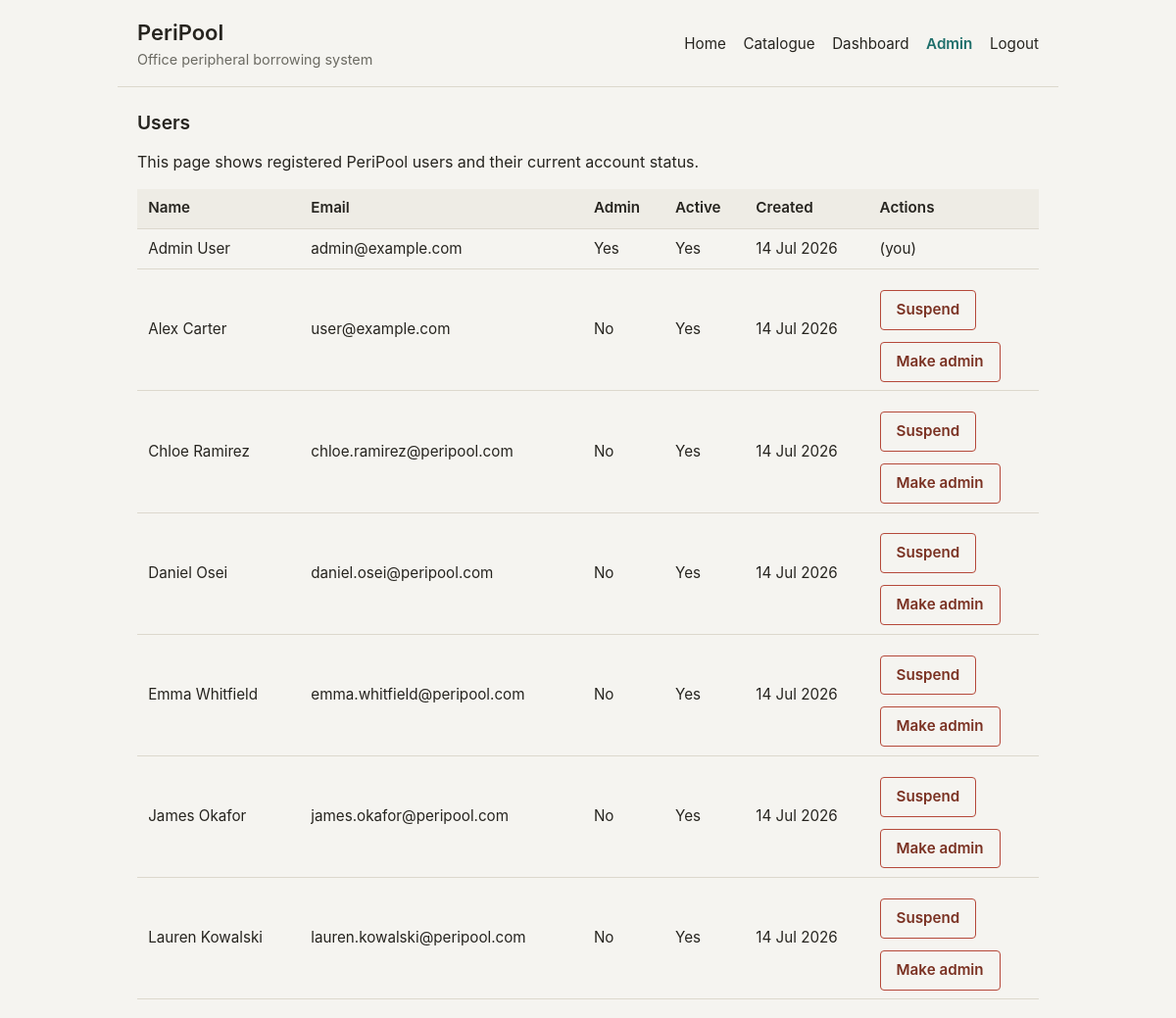
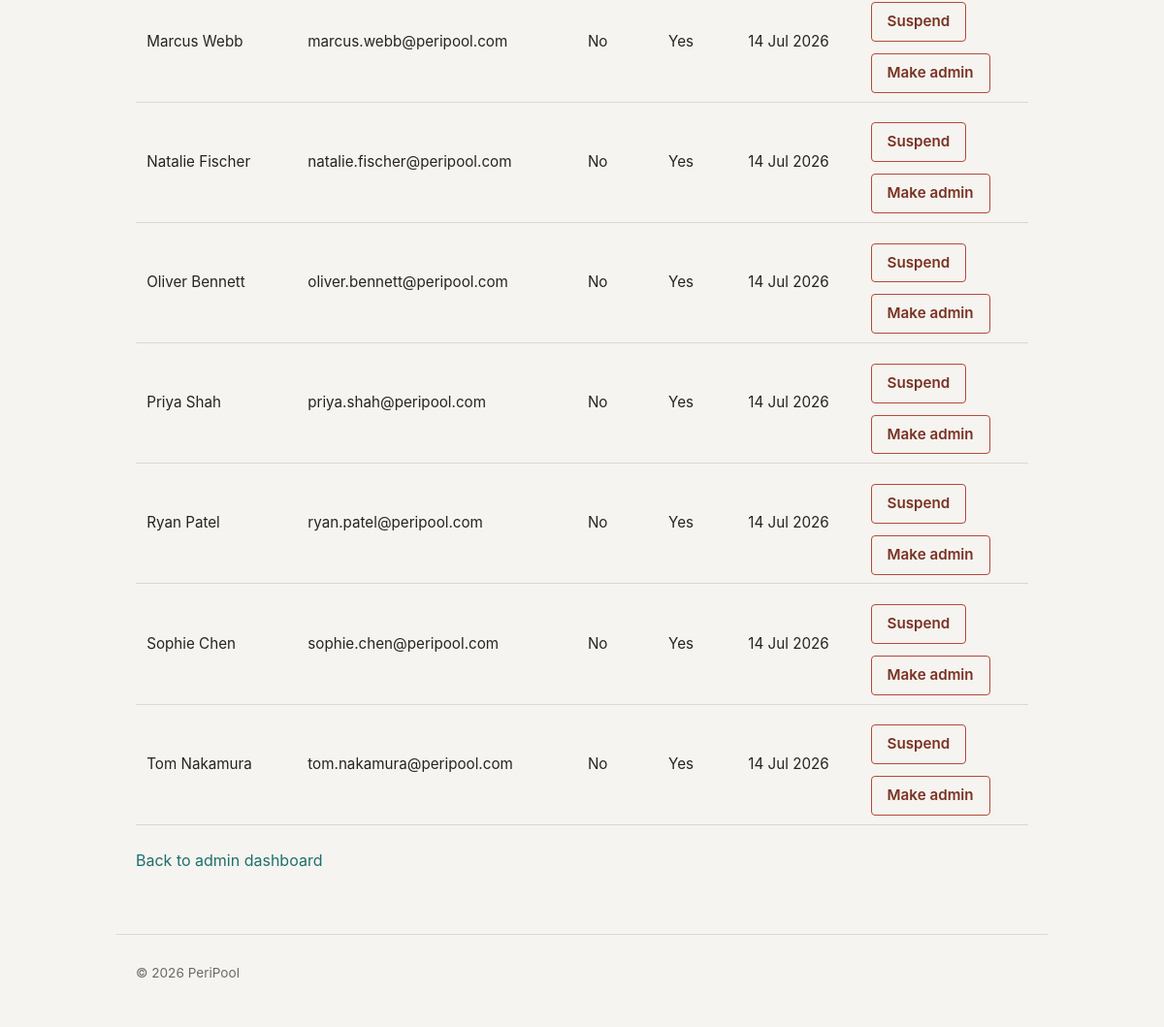
/admin/users (signed in), run on an earlier commit of the app's database (2 pictures, top to bottom).
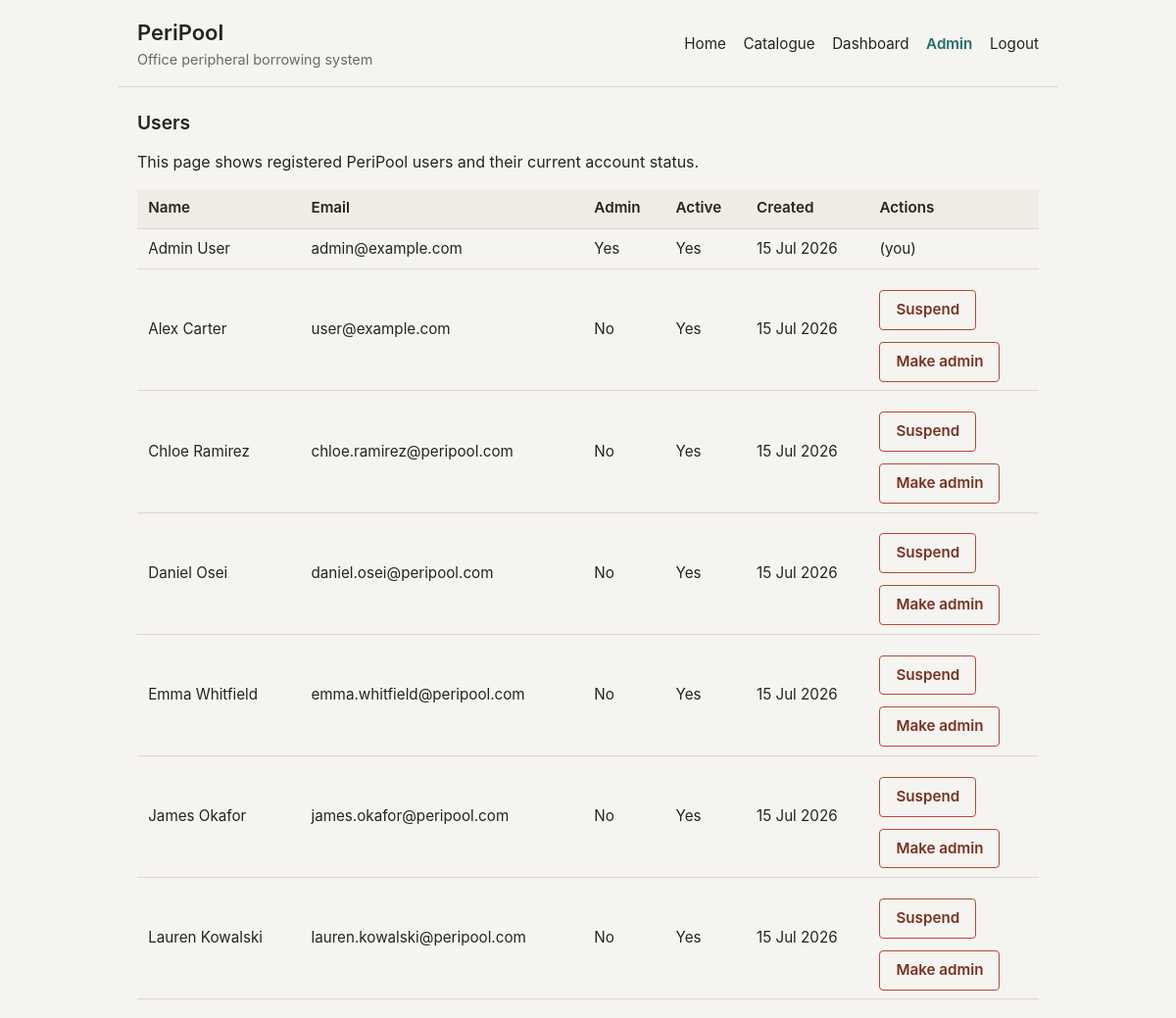
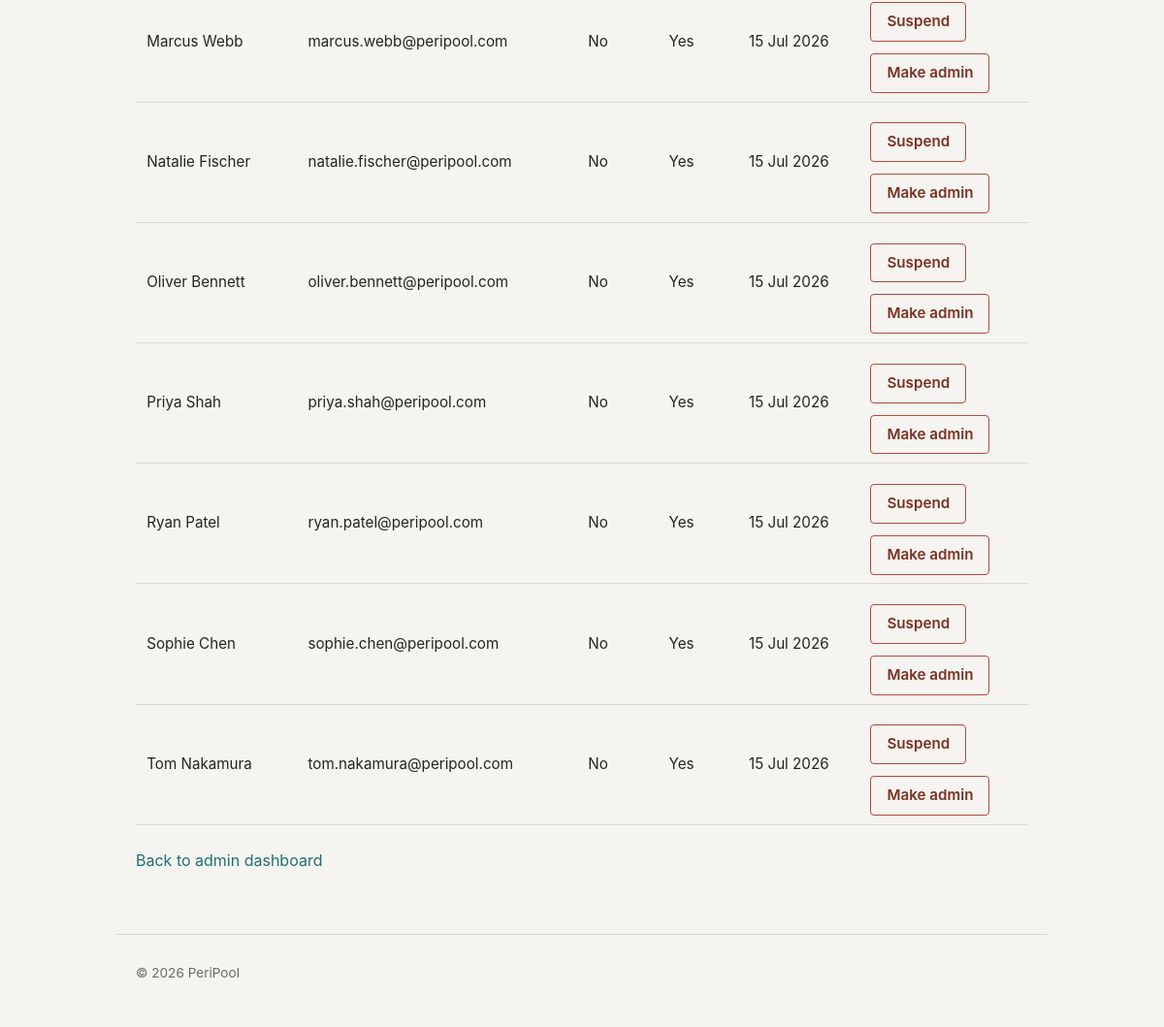
And on a later commit of the database (2 pictures, top to bottom).
### app/models.py (models this page shows, shortened)
class User(db.Model, UserMixin):
    __tablename__ = 'users'
    id = db.Column(db.Integer, primary_key=True)
    name = db.Column(db.String(100), nullable=False)
    email = db.Column(db.String(150), unique=True, nullable=False, index=True)
    password_hash = db.Column(db.String(255), nullable=False)
    is_admin = db.Column(db.Boolean, nullable=False, default=False)
    is_active = db.Column(db.Boolean, nullable=False, default=True)
    created_at = db.Column(db.DateTime, nullable=False, default=get_utc_now)
    updated_at = db.Column(
        db.DateTime,
        nullable=False,
        default=get_utc_now,
        onupdate=get_utc_now
    )
    borrow_records = db.relationship("BorrowRecord", back_populates="user")
    reviews = db.relationship("ItemReview", back_populates="user")

### app/blueprints/admin.py (the view)
@admin.route('/users')
@admin_required
def users():
    all_users = User.query.order_by(User.name).all()
    return render_template(
        'admin_users.html',
        users=all_users
    )

### app/models.py (called while the page is built)
@login_manager.user_loader
def load_user(user_id):
    return db.session.get(User, int(user_id))

### app/templates/admin_users.html (shortened to what this page needs)
{% extends "base.html" %}
{% block content %}
<section>
    <h2>Users</h2>
    <p>
        This page shows registered PeriPool users and their current account status.
    </p>
    {% if users %}
        <table>
            <thead>
                <tr>
                    <th>Name</th>
                    <th>Email</th>
                    <th>Admin</th>
                    <th>Active</th>
                    <th>Created</th>
                    <th>Actions</th>
                </tr>
            </thead>
            <tbody>
                {% for user in users %}
                    <tr>
                        <td data-label="Name">{{ user.name }}</td>
                        <td data-label="Email">{{ user.email }}</td>
                        <td data-label="Admin">{{ 'Yes' if user.is_admin else 'No' }}</td>
                        <td data-label="Active">{{ 'Yes' if user.is_active else 'No' }}</td>
                        <td data-label="Created">
                            {% if user.created_at %}
                                {{ user.created_at.strftime('%d %b %Y') }}
                            {% else %}
                                Not recorded
                            {% endif %}
                        </td>
                        <td data-label="Actions">
                            {% if user.id != current_user.id %}
                                {% if user.is_active and user.is_admin %}
                                    <small>Remove admin access first</small>
                                {% else %}
                                    <form
                                        method="post"
                                        action="{{ url_for('admin.toggle_user_active', user_id=user.id) }}"
                                        data-confirm="{{ 'Reactivate' if not user.is_active else 'Suspend' }} {{ user.name }}?"
                                    >
                                        <button type="submit">{{ 'Reactivate' if not user.is_active else 'Suspend' }}</button>
                                    </form>
                                {% endif %}
                                <form
                                    method="post"
                                    action="{{ url_for('admin.toggle_user_admin', user_id=user.id) }}"
                                    data-confirm="{{ 'Grant admin access to' if not user.is_admin else 'Revoke admin access from' }} {{ user.name }}?"
                                >
                                    <button type="submit">{{ 'Make admin' if not user.is_admin else 'Remove admin' }}</button>
                                </form>
                            {% else %}
                                (you)
                            {% endif %}
                        </td>
                    </tr>
                {% endfor %}
            </tbody>
        </table>
    {% else %}
        <p>No users found.</p>
    {% endif %}
    <p>
        <a href="{{ url_for('admin.dashboard') }}">Back to admin dashboard</a>
    </p>
</section>
{% endblock %}

### app/templates/base.html (shortened to what this page needs)
<!doctype html>
<html lang="en">
<head>
    <link rel="stylesheet" href="{{ url_for('static', filename='css/style.css') }}">
</head>
<body>
    <header class="site-header">
        <div class="brand">
            <h1>PeriPool</h1>
            <p>Office peripheral borrowing system</p>
        </div>
        <nav>
            <a href="{{ url_for('catalogue.home') }}" class="{{ 'active' if request.endpoint == 'catalogue.home' }}">Home</a>
            {% if current_user.is_authenticated %}
                <a href="{{ url_for('catalogue.catalogue_view') }}" class="{{ 'active' if request.endpoint == 'catalogue.catalogue_view' }}">Catalogue</a>
                <a href="{{ url_for('catalogue.dashboard') }}" class="{{ 'active' if request.endpoint == 'catalogue.dashboard' }}">Dashboard</a>
                {% if current_user.is_admin %}
                    <a href="{{ url_for('admin.dashboard') }}" class="{{ 'active' if request.endpoint.startswith('admin.') }}">Admin</a>
                {% endif %}
                <a href="{{ url_for('auth.logout') }}">Logout</a>
            {% else %}
                <a href="{{ url_for('auth.login') }}" class="{{ 'active' if request.endpoint == 'auth.login' }}">Login</a>
                <a href="{{ url_for('auth.register') }}" class="{{ 'active' if request.endpoint == 'auth.register' }}">Register</a>
            {% endif %}
        </nav>
    </header>
    <main>
        {% block content %}{% endblock %}
    </main>
    <footer>
        <p>&copy; 2026 PeriPool</p>
    </footer>
</body>
</html>

### app/static/css/style.css (style rules this page uses)
:root { --color-bg: #f5f4f0; --color-surface: #ffffff; --color-surface-muted: #eeece5; --color-text: #26241f; --color-text-muted: #6b6a62; --color-border: #dcd8cd; --color-accent: #1f6f6b; --color-accent-hover: #17534f; --color-accent-contrast: #ffffff; --color-focus-ring: rgba(31, 111, 107, 0.25); --color-success-bg: #eaf3ea; --color-success-text: #2f5f33; --color-success-border: #4b8f52; --color-danger-bg: #f7e9e6; --color-danger-text: #7a3122; --color-danger-border: #b5493a; --color-warning-bg: #f7efe0; --color-warning-text: #6b4c14; --color-warning-border: #a97a1f; --color-info-bg: #e8eef2; --color-info-text: #2c4a5c; --color-info-border: #3d6b8a; --radius: 4px; --max-width: 960px; }
* { box-sizing: border-box; }
body { margin: 0; background: var(--color-bg); color: var(--color-text); font-family: -apple-system, BlinkMacSystemFont, "Segoe UI", Roboto, "Helvetica Neue", Arial, sans-serif; font-size: 16px; line-height: 1.5; }
h1, h2, h3 { line-height: 1.25; font-weight: 600; }
h1 { font-size: 1.375rem; }
h2 { font-size: 1.2rem; margin-top: 0; }
a { color: var(--color-accent); text-decoration: none; }
.site-header { display: flex; flex-wrap: wrap; align-items: center; justify-content: space-between; gap: 0.75rem 1.5rem; max-width: var(--max-width); margin: 0 auto; padding: 1.25rem 1.25rem 1rem; border-bottom: 1px solid var(--color-border); }
.brand h1 { margin: 0; }
.brand p { margin: 0.15rem 0 0; color: var(--color-text-muted); font-size: 0.9rem; }
.site-header nav { display: flex; flex-wrap: wrap; gap: 0.35rem 1.1rem; }
.site-header nav a { color: var(--color-text); font-size: 0.95rem; }
.site-header nav a.active { color: var(--color-accent); font-weight: 600; }
main { max-width: var(--max-width); margin: 0 auto; padding: 1.5rem 1.25rem 3rem; }
footer { max-width: var(--max-width); margin: 0 auto; padding: 1rem 1.25rem 2rem; color: var(--color-text-muted); font-size: 0.85rem; border-top: 1px solid var(--color-border); }
section { margin-bottom: 1rem; }
table { width: 100%; border-collapse: collapse; margin-bottom: 1.5rem; font-size: 0.95rem; }
th, td { text-align: left; padding: 0.55rem 0.7rem; border-bottom: 1px solid var(--color-border); }
thead th { background: var(--color-surface-muted); font-weight: 600; border-bottom: 1px solid var(--color-border); }
form { max-width: 30rem; }
button, .button { display: inline-block; margin-top: 0.75rem; padding: 0.5rem 1rem; background: var(--color-accent); color: var(--color-accent-contrast); border: 1px solid transparent; border-radius: var(--radius); font: inherit; font-weight: 600; cursor: pointer; }
form[data-confirm] button { background: transparent; color: var(--color-danger-text); border-color: var(--color-danger-border); }

What changed in the data, as far as the page shows it:
changed User "Admin User": created_at "14 Jul 2026" → "15 Jul 2026"
changed User "Alex Carter": created_at "14 Jul 2026" → "15 Jul 2026"
changed User "Chloe Ramirez": created_at "14 Jul 2026" → "15 Jul 2026"
changed User "Daniel Osei": created_at "14 Jul 2026" → "15 Jul 2026"
changed User "Emma Whitfield": created_at "14 Jul 2026" → "15 Jul 2026"
changed User "James Okafor": created_at "14 Jul 2026" → "15 Jul 2026"
changed User "Lauren Kowalski": created_at "14 Jul 2026" → "15 Jul 2026"
changed User "Marcus Webb": created_at "14 Jul 2026" → "15 Jul 2026"
changed User "Natalie Fischer": created_at "14 Jul 2026" → "15 Jul 2026"
changed User "Oliver Bennett": created_at "14 Jul 2026" → "15 Jul 2026"
changed User "Priya Shah": created_at "14 Jul 2026" → "15 Jul 2026"
changed User "Ryan Patel": created_at "14 Jul 2026" → "15 Jul 2026"
changed User "Sophie Chen": created_at "14 Jul 2026" → "15 Jul 2026"
changed User "Tom Nakamura": created_at "14 Jul 2026" → "15 Jul 2026"
